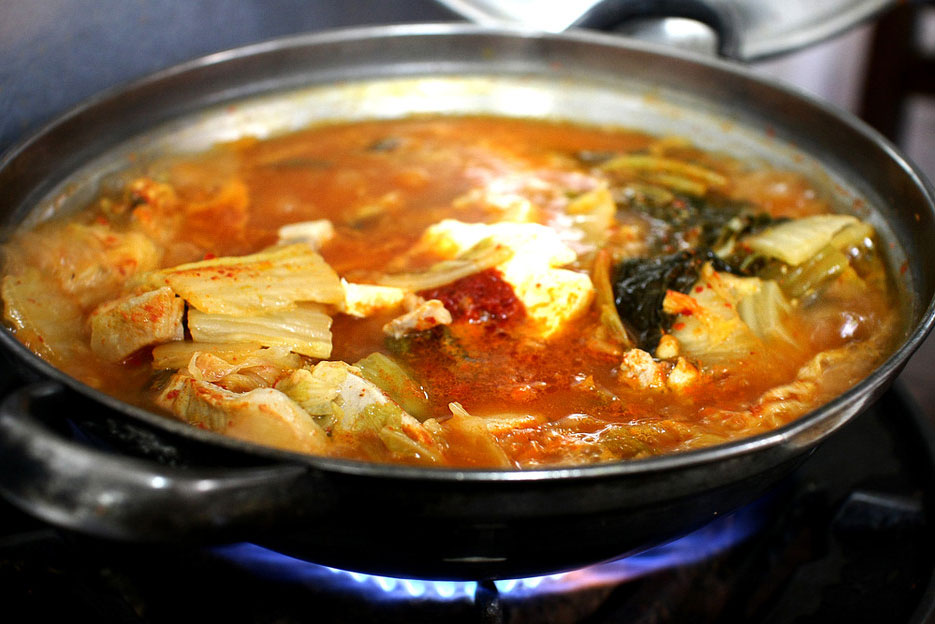
#> input picture data/찌개/김치찌개/Img_119_0000.jpg, 935 x 624 px, given in place of 김치찌개, which was not available
$ python '대분류 테스트용 전처리2.py'   (older library calls are emulated)
#> lines starting #> are read from the running program, lines starting #| are printed output that depends on the picture

# 패키지

from PIL import Image, ImageOps
import os, sys, glob, time

raw_path ='C:\FoodClassification\data'
class_path = os.getcwd()

dir_list = [i.split('\\')[-1] for i in glob.glob(raw_path+'/*')]

start = time.time() # 시작시간
for newna in dir_list:
    Step = time.time() # 시작시간
    print(newna)
    # 경로 => 'C:\\data'
    target_resize_dir ="C:\\food_data\\"+newna+"\\"
    if not os.path.isdir(target_resize_dir):
        os.makedirs(target_resize_dir)
    files = glob.glob(raw_path+f'/{newna}/*')
    print(len(files))

    cnt = 1
    size = (224, 224)
    for file in files:
        # print(file)
        im = Image.open(file)
#> im is the input picture: PIL image 935x624 RGB; mean R, G, B 119.9, 91.3, 58.6
        im = im.convert('RGB')
        # print(" cnt : ", cnt, im.format, im.size, im.mode, file.split("\\")[-1])
        cnt+=1
        im = ImageOps.fit(im, size, Image.ANTIALIAS, 0, (0.5, 0.5))
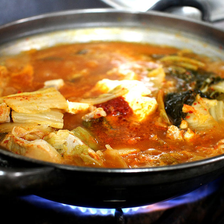
#> im: PIL image 224x224 RGB; mean R, G, B 139.4, 104.6, 65.3
        im.save(target_resize_dir+file.split("\\")[-1].split(".")[0]+".jpg", quality=100)
        # im.rotate(90).save(target_resize_dir+"rotate_"+file.split("\\")[-1].split(".")[0]+".jpg", quality=100)
        break

    Step_time=(time.time() - Step)/60
    dir_ch = glob.glob(target_resize_dir+'/*')
    print(len(dir_ch))
    print("파트별 시간: %.2f[min]"%float(Step_time))


all_time=(time.time() - start)/60
print("총 시간: %.2f[min]"%float(all_time))

$ run again, on data/찌개/동태찌개/Img_121_0001.jpg
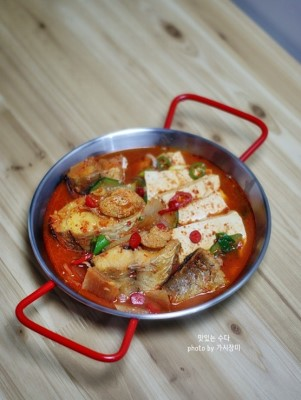
#> input picture data/찌개/동태찌개/Img_121_0001.jpg, 301 x 400 px, given in place of 김치찌개, which was not available
#> im is the input picture: PIL image 301x400 RGB; mean R, G, B 150.8, 133.5, 118.5
#> `im = ImageOps.fit(im, size, Image.ANTIALIAS, 0, (0.5, 0.5))`:
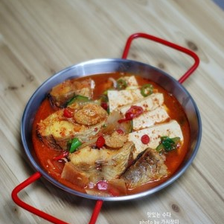
#> im: PIL image 224x224 RGB; mean R, G, B 151.7, 129.6, 112.2

$ run again, on data/찌개/동태찌개/Img_121_0002.jpg
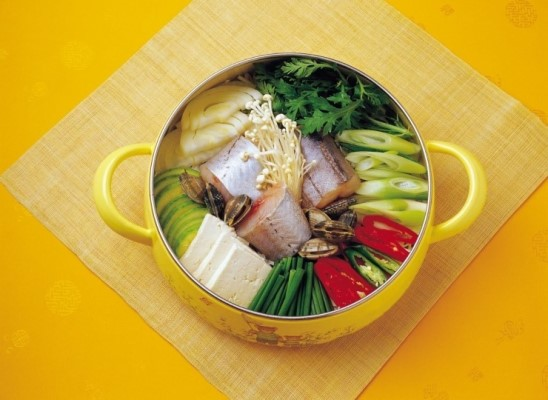
#> input picture data/찌개/동태찌개/Img_121_0002.jpg, 548 x 400 px, given in place of 김치찌개, which was not available
#> im is the input picture: PIL image 548x400 RGB; mean R, G, B 199.5, 161.3, 59.7
#> `im = ImageOps.fit(im, size, Image.ANTIALIAS, 0, (0.5, 0.5))`:
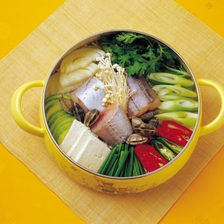
#> im: PIL image 224x224 RGB; mean R, G, B 189.3, 157, 72.3

$ run again, on data/찌개/된장찌개/Img_121_0000.jpg
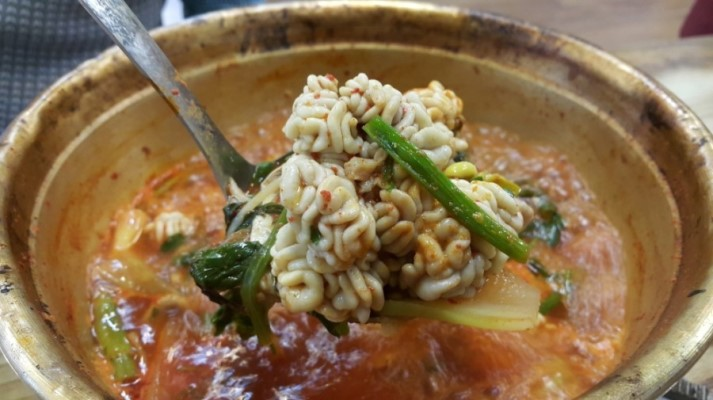
#> input picture data/찌개/된장찌개/Img_121_0000.jpg, 713 x 400 px, given in place of 김치찌개, which was not available
#> im is the input picture: PIL image 713x400 RGB; mean R, G, B 137.5, 111.4, 77.8
#> `im = ImageOps.fit(im, size, Image.ANTIALIAS, 0, (0.5, 0.5))`:
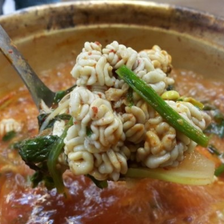
#> im: PIL image 224x224 RGB; mean R, G, B 131.4, 105.9, 70.8
